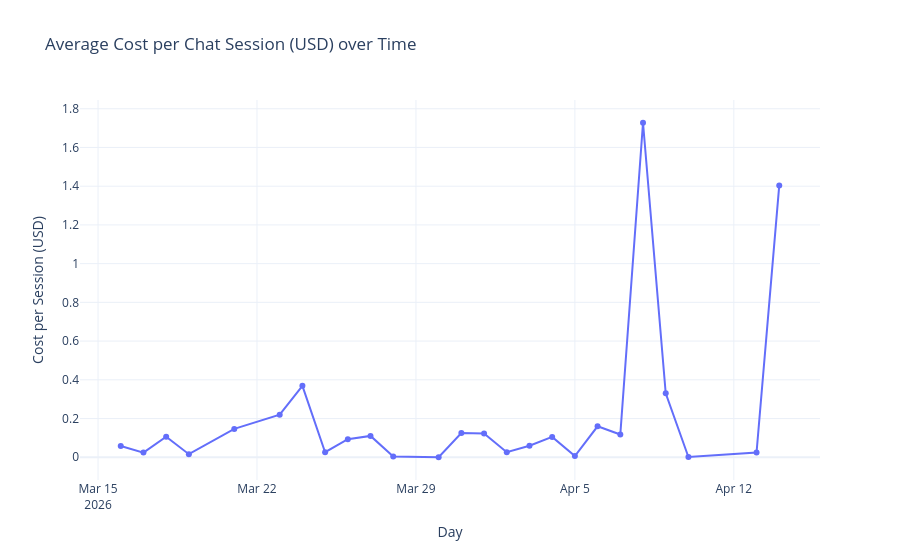

The notebook cell this image was saved under:
### Markdown cell above
## 14) Cost per Chat Session

### Code cell
# Calculate cost per chat session by merging daily cost and daily chat sessions
if not usage_daily.empty and not chat_request_trends.empty:
    # Ensure 'day' is the same type for merging
    cost_per_session = pd.merge(
        usage_daily[['day', 'cost_usd']], 
        chat_request_trends[['day', 'chat_sessions']], 
        on='day', 
        how='inner'
    )
    
    # Avoid division by zero
    cost_per_session = cost_per_session[cost_per_session['chat_sessions'] > 0].copy()
    cost_per_session['cost_per_chat_session'] = cost_per_session['cost_usd'] / cost_per_session['chat_sessions']
    
    # Display the result
    display(cost_per_session.tail(10))
    
    # Plotting
    fig = px.line(cost_per_session, x='day', y='cost_per_chat_session', 
                  title='Average Cost per Chat Session (USD) over Time',
                  labels={'cost_per_chat_session': 'Cost per Session (USD)', 'day': 'Day'},
                  markers=True)
    fig.show()
else:
    print("Insufficient data to calculate cost per chat session.")

### Figure 1 — Plotly figure (JSON) as saved in the notebook; plotly's stock layout.template omitted (floating-point values rounded to 4 significant figures)
{"data": [{"hovertemplate": "Day=%{x}<br>Cost per Session (USD)=%{y}<extra></extra>", "legendgroup": "", "line": {"color": "#636efa", "dash": "solid"}, "marker": {"symbol": "circle"}, "mode": "lines+markers", "name": "", "orientation": "v", "showlegend": false, "type": "scatter", "x": ["2026-03-16T00:00:00+00:00", "2026-03-17T00:00:00+00:00", "2026-03-18T00:00:00+00:00", "2026-03-19T00:00:00+00:00", "2026-03-21T00:00:00+00:00", "2026-03-23T00:00:00+00:00", "2026-03-24T00:00:00+00:00", "2026-03-25T00:00:00+00:00", "2026-03-26T00:00:00+00:00", "2026-03-27T00:00:00+00:00", "2026-03-28T00:00:00+00:00", "2026-03-30T00:00:00+00:00", "2026-03-31T00:00:00+00:00", "2026-04-01T00:00:00+00:00", "2026-04-02T00:00:00+00:00", "2026-04-03T00:00:00+00:00", "2026-04-04T00:00:00+00:00", "2026-04-05T00:00:00+00:00", "2026-04-06T00:00:00+00:00", "2026-04-07T00:00:00+00:00", "2026-04-08T00:00:00+00:00", "2026-04-09T00:00:00+00:00", "2026-04-10T00:00:00+00:00", "2026-04-13T00:00:00+00:00", "2026-04-14T00:00:00+00:00"], "xaxis": "x", "y": [0.05797, 0.0239, 0.1058, 0.01583, 0.1465, 0.22, 0.369, 0.02594, 0.09307, 0.1101, 0.003733, 0, 0.1247, 0.123, 0.02613, 0.05917, 0.1051, 0.006073, 0.1598, 0.1173, 1.728, 0.3305, 0.001137, 0.02448, 1.404], "yaxis": "y"}], "layout": {"legend": {"tracegroupgap": 0}, "title": {"text": "Average Cost per Chat Session (USD) over Time"}, "xaxis": {"anchor": "y", "autorange": true, "domain": [0, 1], "range": ["2026-03-14 04:41:17.2705", "2026-04-15 19:18:42.7295"], "title": {"text": "Day"}, "type": "date"}, "yaxis": {"anchor": "x", "autorange": true, "domain": [0, 1], "range": [-0.1265, 1.854], "title": {"text": "Cost per Session (USD)"}, "type": "linear"}}}
